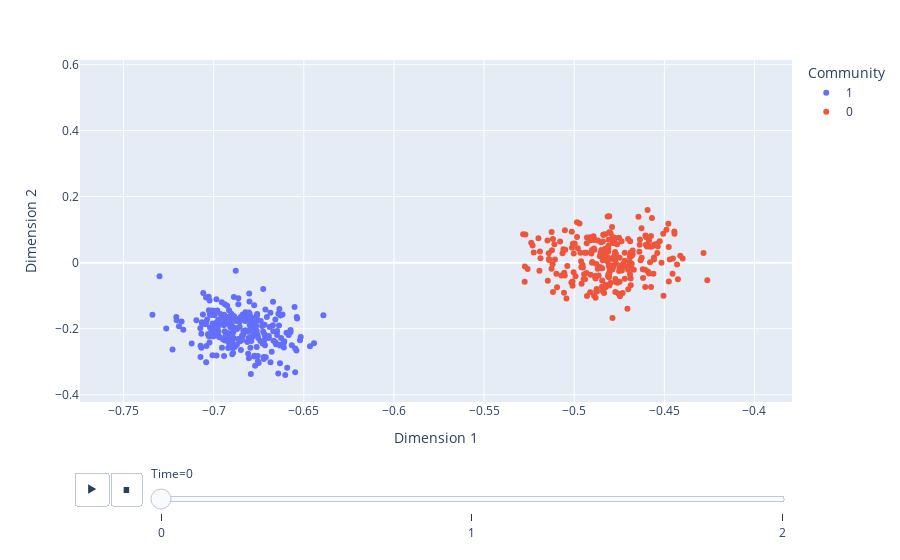

Notebook cell for this chart:
### Code cell
plot_embedding(UASE([A_obs, A_row_jumble[0], A_row_jumble[1]], 2), n, 3, tau)

### Figure 1 — Plotly figure (JSON) as saved in the notebook; plotly's stock layout.template omitted (floating-point values rounded to 4 significant figures; data arrays with more than 128 entries replaced by an {"elided": "..."} marker saying what was removed)
{"data": [{"hovertemplate": "Community=1<br>Time=0<br>Dimension 1=%{x}<br>Dimension 2=%{y}<extra></extra>", "legendgroup": "1", "marker": {"color": "#636efa", "symbol": "circle"}, "mode": "markers", "name": "1", "orientation": "v", "showlegend": true, "type": "scatter", "x": {"elided": "250 float values"}, "xaxis": "x", "y": {"elided": "250 float values"}, "yaxis": "y"}, {"hovertemplate": "Community=0<br>Time=0<br>Dimension 1=%{x}<br>Dimension 2=%{y}<extra></extra>", "legendgroup": "0", "marker": {"color": "#EF553B", "symbol": "circle"}, "mode": "markers", "name": "0", "orientation": "v", "showlegend": true, "type": "scatter", "x": {"elided": "250 float values"}, "xaxis": "x", "y": {"elided": "250 float values"}, "yaxis": "y"}], "layout": {"legend": {"title": {"text": "Community"}, "tracegroupgap": 0}, "margin": {"t": 60}, "sliders": [{"active": 0, "currentvalue": {"prefix": "Time="}, "len": 0.9, "pad": {"b": 10, "t": 60}, "steps": [{"args": [["0"], {"frame": {"duration": 0, "redraw": false}, "fromcurrent": true, "mode": "immediate", "transition": {"duration": 0, "easing": "linear"}}], "label": "0", "method": "animate"}, {"args": [["1"], {"frame": {"duration": 0, "redraw": false}, "fromcurrent": true, "mode": "immediate", "transition": {"duration": 0, "easing": "linear"}}], "label": "1", "method": "animate"}, {"args": [["2"], {"frame": {"duration": 0, "redraw": false}, "fromcurrent": true, "mode": "immediate", "transition": {"duration": 0, "easing": "linear"}}], "label": "2", "method": "animate"}], "x": 0.1, "xanchor": "left", "y": 0, "yanchor": "top"}], "updatemenus": [{"buttons": [{"args": [null, {"frame": {"duration": 500, "redraw": false}, "fromcurrent": true, "mode": "immediate", "transition": {"duration": 500, "easing": "linear"}}], "label": "&#9654;", "method": "animate"}, {"args": [[null], {"frame": {"duration": 0, "redraw": false}, "fromcurrent": true, "mode": "immediate", "transition": {"duration": 0, "easing": "linear"}}], "label": "&#9724;", "method": "animate"}], "direction": "left", "pad": {"r": 10, "t": 70}, "showactive": false, "type": "buttons", "x": 0.1, "xanchor": "right", "y": 0, "yanchor": "top"}], "xaxis": {"anchor": "y", "domain": [0, 1], "range": [-0.7742, -0.3792], "title": {"text": "Dimension 1"}}, "yaxis": {"anchor": "x", "domain": [0, 1], "range": [-0.4217, 0.6133], "title": {"text": "Dimension 2"}}}}
